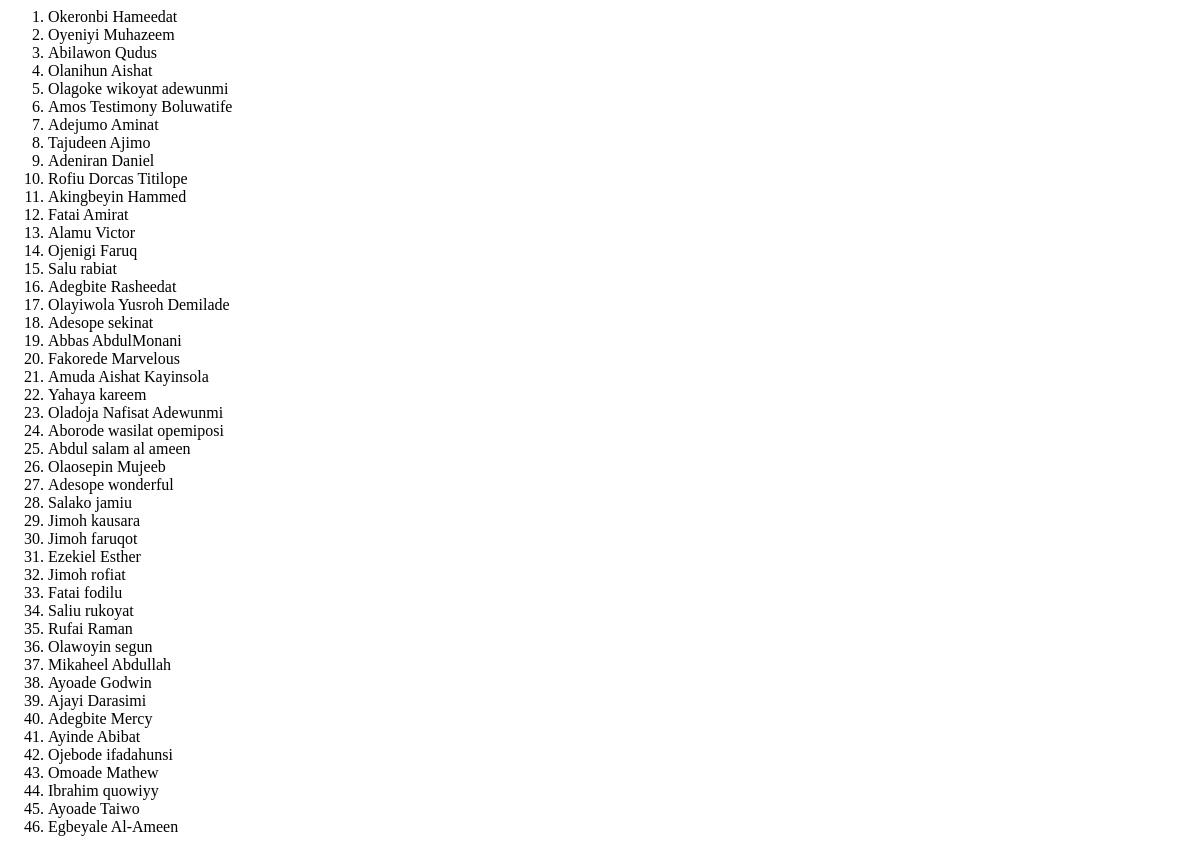
Page /getstudent/5 on the earlier database version.
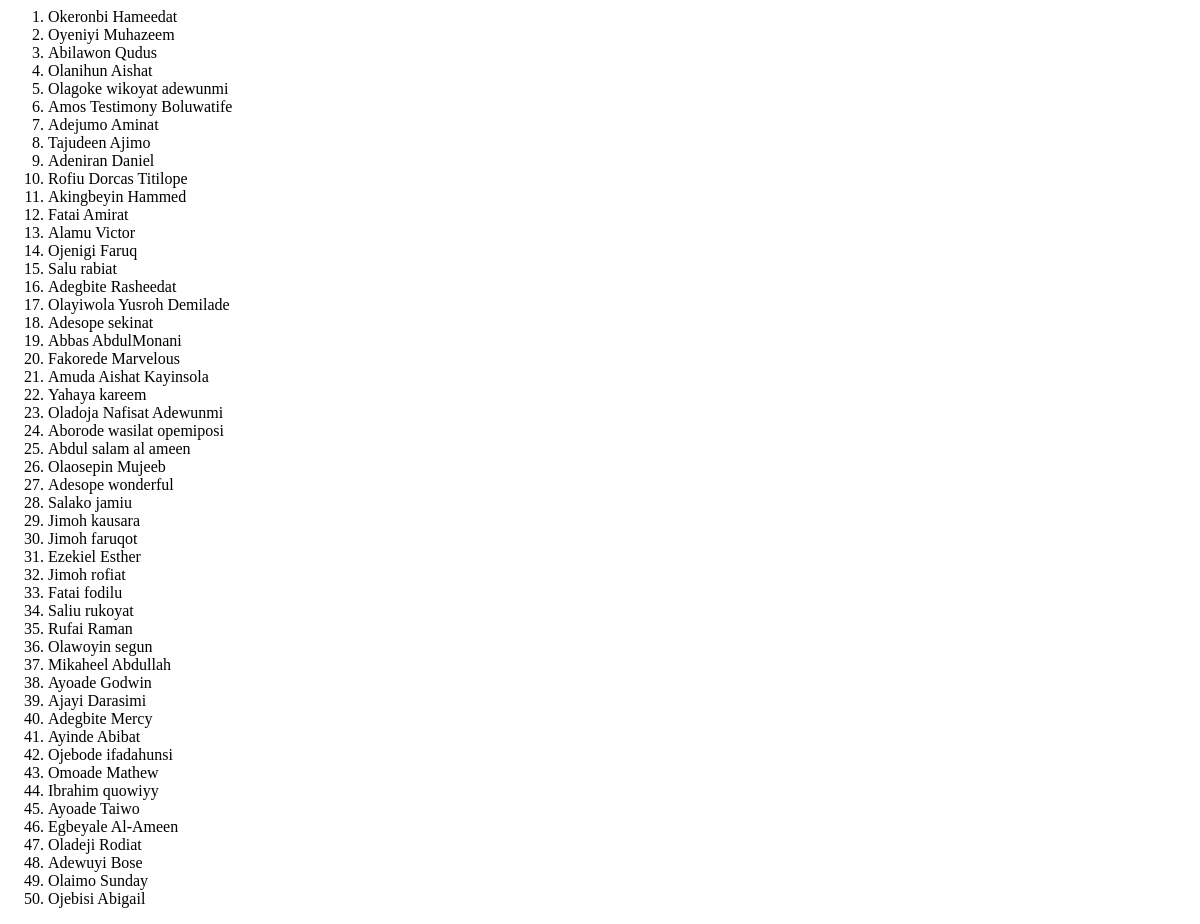
Same page on the later database version.
### record/models.py (models this page shows, shortened)
class Student(models.Model):
  name = models.CharField(max_length=100000)
  class_name = models.ForeignKey(Class, related_name="student",on_delete=models.CASCADE)
  class Meta:
    unique_together = ("name","class_name")

### record/views.py (the view)
# urls.py: path('getstudent/<int:id>',getClassStudent,name="get-student"),
def getClassStudent(request,id):
    class_name = Class.objects.get(id=id)
    student = Student.objects.filter(class_name=class_name)
    context = dict(student=student)
    return render(request,'student-list.html',context)

### templates/student-list.html
  <ol>
  {% for s in student %}
    <li class="p-2"><div class="col pointer-cursor" hx-get="{% url 'get-student-detail' s.id %}" hx-target="#load-area" hx-swap="innerHTML"> {{ s.name }}</div> </li>
  {% endfor %}
  </ol>

Differences in the rows shown:
added Student: name "Oladeji Rodiat"
added Student: name "Adewuyi Bose"
added Student: name "Olaimo Sunday"
added Student: name "Ojebisi Abigail"
